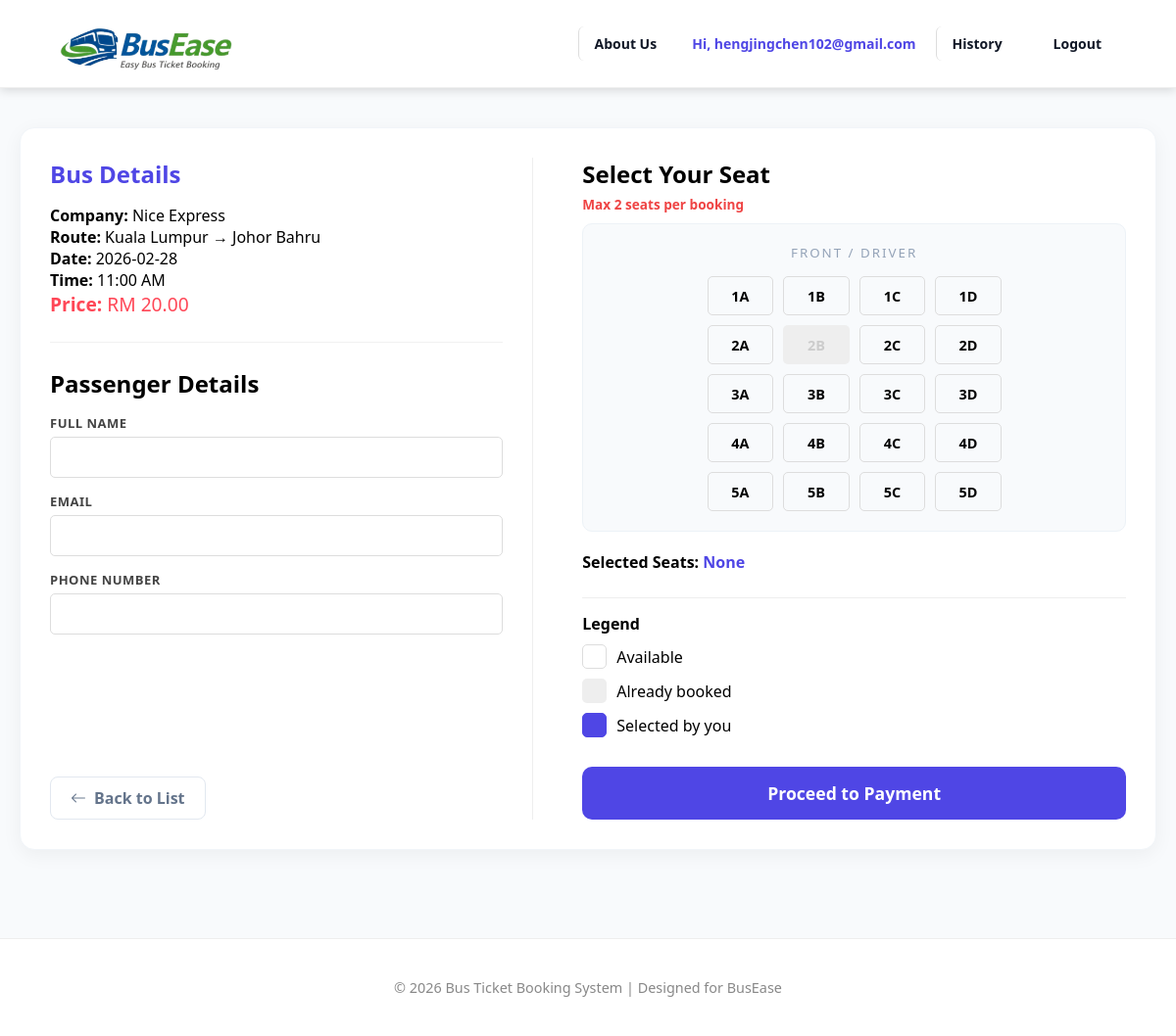
The page /select_seat.php?id=2 (signed in) on the database its author committed.
### tables this page shows
CREATE TABLE `buses` (
  `id` int(11) NOT NULL,
  `bus_company` varchar(100) DEFAULT NULL,
  `departure` varchar(100) DEFAULT NULL,
  `destination` varchar(100) DEFAULT NULL,
  `depart_time` varchar(50) DEFAULT NULL,
  `price` decimal(6,2) DEFAULT NULL,
  `travel_date` date DEFAULT NULL
);

### select_seat.php (the view, shortened to what this page needs)
<?php
include "includes/config.php";
$bus_id = mysqli_real_escape_string($conn, $_GET['id']);
$sql = "SELECT * FROM buses WHERE id='$bus_id'";
$result = mysqli_query($conn, $sql);
$bus = mysqli_fetch_assoc($result);
$name  = $_SESSION['user_name']  ?? '';
$email = $_SESSION['user_email'] ?? '';
$phone = $_SESSION['user_phone'] ?? '';
?>
<!DOCTYPE html>
<html lang="en">
<head>
    <?php include "includes/header.php"; ?>
    <link rel="stylesheet" href="https://cdn.jsdelivr.net/npm/bootstrap-icons@1.11.1/font/bootstrap-icons.css">
</head>
<body style="background: #f8fafc;">
<?php include "includes/navbar.php"; ?>
<div class="container">
    <form action="payment.php" method="POST" onsubmit="return validateSeat()">
        <div class="page-container">
            <div class="booking-layout">
                <div class="left">
                    <div>
                        <div class="section">
                            <h2 style="color: #4f46e5; margin-bottom: 15px;">Bus Details</h2>
                            <p><strong>Company:</strong> <?= htmlspecialchars($bus['bus_company']) ?></p>
                            <p><strong>Route:</strong> <?= htmlspecialchars($bus['departure']) ?> → <?= htmlspecialchars($bus['destination']) ?></p>
                            <p><strong>Date:</strong> <?= $bus['travel_date'] ?></p>
                            <p><strong>Time:</strong> <?= $bus['depart_time'] ?></p>
                            <p style="color: #ff4757; font-size: 1.2rem;"><strong>Price:</strong> RM <?= number_format($bus['price'], 2) ?></p>
                        </div>
                        <hr style="margin: 25px 0; border: 0; border-top: 1px solid #f1f1f1;">
                        <div class="section">
                            <h2 style="margin-bottom: 15px;">Passenger Details</h2>
                            <div class="form-group" style="margin-bottom: 15px;">
                                <label>Full Name</label>
                                <input type="text" name="name" required value="<?= htmlspecialchars($name) ?>">
                            </div>
                            <div class="form-group" style="margin-bottom: 15px;">
                                <label>Email</label>
                                <input type="email" name="email" required value="<?= htmlspecialchars($email) ?>">
                            </div>
                            <div class="form-group">
                                <label>Phone Number</label>
                                <input type="text" name="phone" required value="<?= htmlspecialchars($phone) ?>">
                            </div>
                        </div>
                    </div>
                    <a href="service_catalogue.php" class="btn-back">
                        <i class="bi bi-arrow-left"></i> Back to List
                    </a>
                </div>
                <div class="right">
                    <h2 style="margin-bottom: 5px;">Select Your Seat</h2>
                    <p class="limit-info">Max 2 seats per booking</p>
                    <div style="background:#f8fafc; padding:20px; border-radius:10px; text-align:center; border: 1px solid #edf2f7;">
                        <small style="color:#94a3b8; display:block; margin-bottom:15px; letter-spacing: 2px;">FRONT / DRIVER</small>
                        <div class="seat-map" id="seatMap" style="margin: 0 auto;"></div>
                    </div>
                    <p style="margin-top:20px;"><strong>Selected Seats:</strong>
                        <span id="selectedSeats" style="color:#4f46e5; font-weight:bold;">None</span>
                    </p>
                    <div class="seat-legend" style="margin-top:25px; padding-top: 15px; border-top: 1px solid #eee;">
                        <h3 style="font-size:1rem; margin-bottom:10px;">Legend</h3>
                        <div class="legend-row">
                            <div class="seat demo"></div><span>Available</span>
                        </div>
                        <div class="legend-row">
                            <div class="seat demo booked"></div><span>Already booked</span>
                        </div>
                        <div class="legend-row">
                            <div class="seat demo selected"></div><span>Selected by you</span>
                        </div>
                    </div>
                    <button type="submit">Proceed to Payment</button>
                </div>
            </div>
        </div>
    </form>
</div>
<?php include "includes/footer.php"; ?>
</body>
</html>

### css/style2.css (style rules this page uses)
:root { --primary-color: #1a56db; --primary-hover: #1e429f; --text-main: #111827; --text-muted: #6b7280; --bg-light: #f5f7fb; --line-color: #e5e7eb; --white: #ffffff; }
* { margin: 0; padding: 0; box-sizing: border-box; font-family: 'Segoe UI', Arial, sans-serif; }
.container { max-width: 1200px; margin: 0 auto; padding: 0 20px; width: 100%; }
.form-group { display: flex; flex-direction: column; flex: 1; min-width: 200px; }
.form-group label { margin-bottom: 8px; font-weight: 600; font-size: 13px; color: var(--text-muted); text-transform: uppercase; letter-spacing: 0.5px; }
.form-group select, .form-group input { padding: 14px; border-radius: 8px; border: 1px solid #d1d5db; font-size: 15px; color: var(--text-main); outline: none; transition: border-color 0.2s; }

### includes/header.php (style rules this page uses)
body { font-family: 'Segoe UI', Arial, sans-serif; background-color: #f8fafc; margin: 0; }

### select_seat.php (style rules this page uses)
.page-container { padding: 40px 0; min-height: 70vh; }
.booking-layout { display: flex; gap: 40px; background: #fff; padding: 30px; border-radius: 15px; box-shadow: 0 5px 20px rgba(0,0,0,0.05); border: 1px solid #f1f5f9; }
.left { flex: 1; border-right: 1px solid #eee; padding-right: 30px; display: flex; flex-direction: column; justify-content: space-between; }
.right { flex: 1.2; padding-left: 10px; }
.seat-map { display: grid; grid-template-columns: repeat(4, 1fr); gap: 10px; margin: 20px 0; max-width: 300px; }
.seat { height: 40px; border: 1px solid #ddd; display: flex; align-items: center; justify-content: center; cursor: pointer; border-radius: 5px; font-weight: bold; font-size: 0.9rem; transition: 0.2s; }
.seat.booked { background: #eee; color: #ccc; cursor: not-allowed; border: none; }
.seat.selected { background: #4f46e5; color: white; border-color: #4f46e5; }
.legend-row { display: flex; align-items: center; gap: 10px; margin-bottom: 10px; }
.seat.demo { width: 25px; height: 25px; cursor: default; }
button[type="submit"] { width: 100%; background: #4f46e5; color: white; border: none; padding: 15px; border-radius: 10px; font-weight: bold; cursor: pointer; margin-top: 20px; font-size: 1.1rem; transition: 0.3s; }
.limit-info { color: #ef4444; font-size: 0.85rem; margin-bottom: 10px; font-weight: bold; }
.form-group label { display:block; margin-bottom:5px; font-weight: bold; color: #444; }
.form-group input { width:100%; padding:10px; border-radius:5px; border:1px solid #ddd; box-sizing: border-box; }
.btn-back { display: inline-flex; align-items: center; gap: 8px; color: #64748b; text-decoration: none; font-weight: 600; padding: 10px 20px; border: 1px solid #e2e8f0; border-radius: 8px; transition: all 0.3s; margin-top: 20px; width: fit-content; }

### rows shown on the page
buses: bus_company "Nice Express", departure "Kuala Lumpur", destination "Johor Bahru", travel_date "2026-02-28", depart_time "11:00 AM", price "20.00"

### other values the page prints
$_SESSION['user'] "hengjingchen102@gmail.com"
